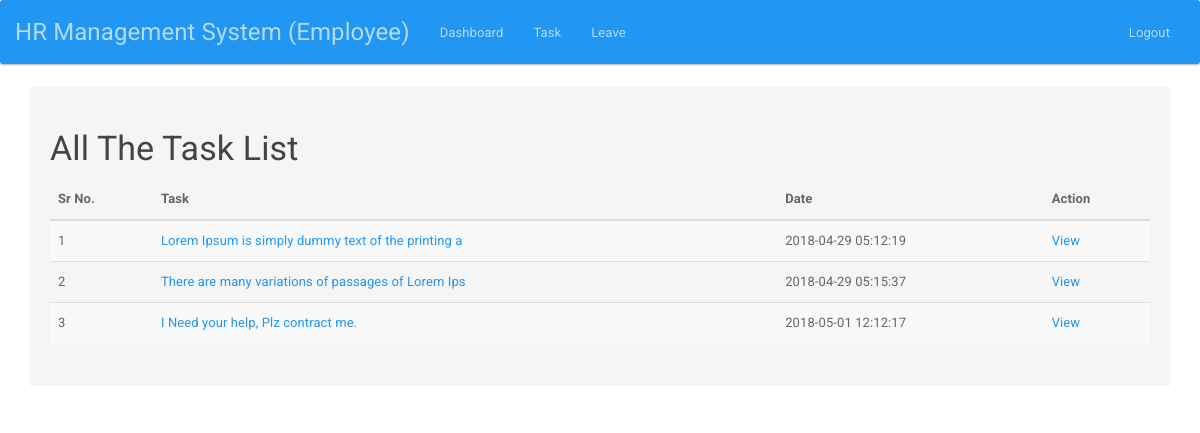
The page /employee/task.php (signed in) on the database its author committed.
### tables this page shows
CREATE TABLE `task` (
  `t_id` int(255) NOT NULL,
  `task` text NOT NULL,
  `id` int(255) NOT NULL,
  `assign_by` varchar(255) NOT NULL,
  `date_time` timestamp NOT NULL DEFAULT CURRENT_TIMESTAMP ON UPDATE CURRENT_TIMESTAMP
);

### employee/task.php (the view, shortened to what this page needs)
<?php
include "../auth/auth.php";
?>
<!DOCTYPE html>
<html>
<head>
	<link rel="stylesheet" type="text/css" href="../lib/bootstrap.min.css">
</head>
<body>
<?php include "header.php";?>
<div class="container">
<div class="col-lg-12 col-xs-push-0 well">
<h3>All The Task List</h3>
<table class="table table-striped table-hover ">
  <thead>
    <tr>
      <th>Sr No.</th>
      <th>Task</th>
      <th>Date</th>
      <th>Action</th>
    </tr>
  </thead>
  <tbody>
  <?php
  $i=1;
  $query ="SELECT * FROM task WHERE `id`='".$_SESSION['id']."'";
  $res=mysqli_query($con, $query);
  $count=mysqli_num_rows($res);
  if($count>0){
  while($row=mysqli_fetch_array($res))
  {
    ?>
    <tr>
      <td><?php echo $i; ?></td>
      <td><a href="viewmessage.php?id=<?php echo $row['t_id'];?>"><?php echo substr($row['task'],0,50);?></a></td>
      <td><?php echo $row['date_time'];?></td>
      <td><a href="viewmessage.php?id=<?php echo $row['t_id'];?>">View</a></td>
    </tr>
    <?php $i++;}}else{
      echo "No Data Found!!!";
    } ?>
  </tbody>
</table>
</div>
</div>
</body>
</html>

### rows shown on the page
task: task "Lorem Ipsum is simply dummy text of the printing a", date_time "2018-04-29 05:12:19"
task: task "There are many variations of passages of Lorem Ips", date_time "2018-04-29 05:15:37"
task: task "I Need your help, Plz contract me.", date_time "2018-05-01 12:12:17"
